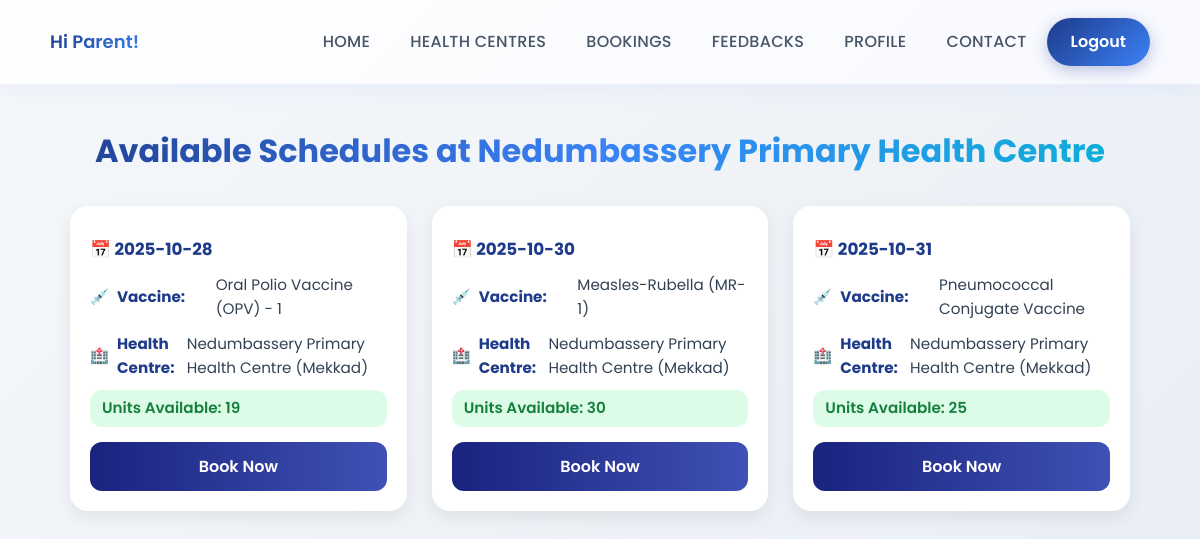
The page /parent/schedule.php?hid=1 on the database its author committed.
### tables this page shows
CREATE TABLE IF NOT EXISTS `healthcentre` (
  `hid` int NOT NULL AUTO_INCREMENT,
  `hname` varchar(70) NOT NULL,
  `did` int NOT NULL,
  `himage` varchar(150) NOT NULL,
  `loc` varchar(30) NOT NULL,
  `email` varchar(30) NOT NULL,
  `password` varchar(10) NOT NULL,
  `status` int NOT NULL DEFAULT '1',
  PRIMARY KEY (`hid`)
);

CREATE TABLE IF NOT EXISTS `schedule` (
  `sid` int NOT NULL AUTO_INCREMENT,
  `vid` int NOT NULL,
  `hid` int NOT NULL,
  `date` date NOT NULL,
  `units` int NOT NULL,
  PRIMARY KEY (`sid`)
);

CREATE TABLE IF NOT EXISTS `vaccine` (
  `vid` int NOT NULL AUTO_INCREMENT,
  `vname` varchar(70) NOT NULL,
  `vimage` varchar(150) NOT NULL,
  `period` varchar(20) NOT NULL,
  PRIMARY KEY (`vid`)
);

### classes/DataAccess.class.php (called while the page is built, shortened)
<?php
class DataAccess
{
	private $_con,$_query,$_errors;
	public function __construct()
	{
		if(!$this->_con=mysqli_connect(DB_HOST,DB_USER,DB_PASSWORD,DB_NAME))
		{
			die("connection Error");
		}
	}
	public function query($query)
	{
		if(isset($query))
		{
			$words=explode(' ',$query);
			$this->_query=$query;
			$res=mysqli_query($this->_con,$this->_query);
			if($words[0]=='select' || $words[0]=='Select' || $words[0]=='SELECT')
			{
				if(mysqli_num_rows($res))
				{
					$dataArr=array();
					while($row=mysqli_fetch_assoc($res))
					{
						$dataArr[] = $row;
					}
					return $dataArr;
				}
				else
				{
					return false;
				}
			}
		}
	}
}
?>

### parent/schedule.php (the view, shortened to what this page needs)
<?php
$dao = new DataAccess();
include('header.php');
$vid = isset($_GET['vid']) ? intval($_GET['vid']) : 0;
$hid = isset($_GET['hid']) ? intval($_GET['hid']) : 0;
$heading = "";
if ($vid > 0) {
    $sql = "SELECT s.sid, s.date, s.units, v.vname, h.hname, h.loc
            FROM schedule s
            JOIN vaccine v ON s.vid = v.vid
            JOIN healthcentre h ON s.hid = h.hid
            WHERE s.vid = $vid";
    $info = $dao->query("SELECT vname FROM vaccine WHERE vid=$vid");
    $heading = "Available Schedules for " . ($info ? htmlspecialchars($info[0]['vname']) : "Vaccine");
} elseif ($hid > 0) {
    $sql = "SELECT s.sid, s.date, s.units, v.vname, h.hname, h.loc
            FROM schedule s
            JOIN vaccine v ON s.vid = v.vid
            JOIN healthcentre h ON s.hid = h.hid
            WHERE s.hid = $hid";
    $info = $dao->query("SELECT hname FROM healthcentre WHERE hid=$hid");
    $heading = "Available Schedules at " . ($info ? htmlspecialchars($info[0]['hname']) : "Health Centre");
} else {
    echo "<p>No vaccine or health centre selected.</p>";
    exit;
}
$schedules = $dao->query($sql);
?>
<div class="page-title"><?= $heading ?></div>
<div class="schedule-container">
    <?php if (!empty($schedules)) {
        foreach ($schedules as $s) {
            $units = intval($s['units']);
            $unitClass = $units == 0 ? "none" : ($units < 5 ? "low" : "available");
        ?>
            <div class="schedule-card">
                <div class="schedule-info">
                    <p class="date">📅 <?= htmlspecialchars($s['date']) ?></p>
                    <p>💉 <strong>Vaccine:&nbsp;&nbsp;&nbsp;&nbsp;&nbsp;&nbsp;&nbsp;</strong> <?= htmlspecialchars($s['vname']) ?></p>
                    <p>🏥 <strong>Health Centre:</strong> <?= htmlspecialchars($s['hname']) ?> (<?= htmlspecialchars($s['loc']) ?>)</p>
                    <p class="units <?= $unitClass ?>">Units Available: <?= $units ?></p>
                </div>
                <a class="book-btn" href="bookvaccine.php?sid=<?= $s['sid'] ?>">Book Now</a>
            </div>
    <?php }
} ?>
</div>

### parent/assets/css/modern-theme.css (style rules this page uses)
:root { --primary-gradient: linear-gradient(135deg, #1e3a8a 0%, #3b82f6 100%); --secondary-gradient: linear-gradient(135deg, #0ea5e9 0%, #06b6d4 100%); --blue-gradient: linear-gradient(135deg, #3b82f6 0%, #06b6d4 100%); --light-blue-gradient: linear-gradient(135deg, #dbeafe 0%, #e0f2fe 100%); --accent-gradient: linear-gradient(135deg, #60a5fa 0%, #38bdf8 100%); --primary-color: #1e3a8a; --secondary-color: #3b82f6; --accent-color: #06b6d4; --text-dark: #2d3748; --text-light: #718096; --bg-light: #f7fafc; --card-bg: #ffffff; --shadow-sm: 0 2px 8px rgba(0, 0, 0, 0.05); --shadow-md: 0 4px 16px rgba(0, 0, 0, 0.08); --shadow-lg: 0 8px 24px rgba(0, 0, 0, 0.12); --shadow-xl: 0 12px 32px rgba(0, 0, 0, 0.15); --radius-sm: 8px; --radius-md: 12px; --radius-lg: 16px; --radius-xl: 20px; }
* { box-sizing: border-box; }
body { font-family: 'Poppins', 'Segoe UI', Tahoma, Geneva, Verdana, sans-serif; background: linear-gradient(135deg, #f5f7fa 0%, #c3cfe2 100%); background-attachment: fixed; color: var(--text-dark); line-height: 1.6; }
html { scroll-behavior: smooth; }

### parent/header.php (style rules this page uses)
* { margin: 0; padding: 0; box-sizing: border-box; }
body { font-family: 'Poppins', sans-serif; background: linear-gradient(135deg, #f5f7fa 0%, #e8eef5 100%); background-attachment: fixed; }

### parent/schedule.php (style rules this page uses)
.page-title { text-align: center; font-size: 2rem; font-weight: 700; margin: 40px 0 30px; background: linear-gradient(90deg, #1e3a8a, #3b82f6, #06b6d4); -webkit-background-clip: text; -webkit-text-fill-color: transparent; }
.schedule-container { max-width: 1100px; margin: 0 auto 60px; display: grid; grid-template-columns: repeat(auto-fit, minmax(280px, 1fr)); gap: 25px; padding: 0 20px; }
.schedule-card { background: #fff; border-radius: 18px; padding: 20px; box-shadow: 0 6px 18px rgba(0,0,0,0.08); transition: transform 0.3s, box-shadow 0.3s; }
.schedule-info p { margin: 10px 0; font-size: 0.95rem; color: #334155; display: flex; align-items: center; gap: 8px; }
.schedule-info strong { color: #1e3a8a; }
.schedule-info .date { font-size: 1.05rem; font-weight: 700; color: #1e3a8a; }
.units { display: inline-block; padding: 6px 12px; border-radius: 12px; font-size: 0.85rem; font-weight: 600; margin-top: 5px; }
.units.available { background: #dcfce7; color: #15803d; }
.book-btn { display: block; width: 100%; text-align: center; padding: 12px; border-radius: 12px; background: linear-gradient(90deg, #1a237e, #3f51b5); color: #fff; text-decoration: none; font-weight: 600; margin-top: 15px; transition: 0.3s; }

### rows shown on the page
healthcentre: hname "Available Schedules at Nedumbassery Primary Health Centre"
schedule: date "2025-10-28", vid.vname "Oral Polio Vaccine (OPV) - 1", hid.hname "Nedumbassery Primary Health Centre", hid.loc "Mekkad", units "19"
schedule: date "2025-10-30", vid.vname "Measles-Rubella (MR-1)", hid.hname "Nedumbassery Primary Health Centre", hid.loc "Mekkad", units "30"
schedule: date "2025-10-31", vid.vname "Pneumococcal Conjugate Vaccine", hid.hname "Nedumbassery Primary Health Centre", hid.loc "Mekkad", units "25"

### other values the page prints
$parentName "Parent"
